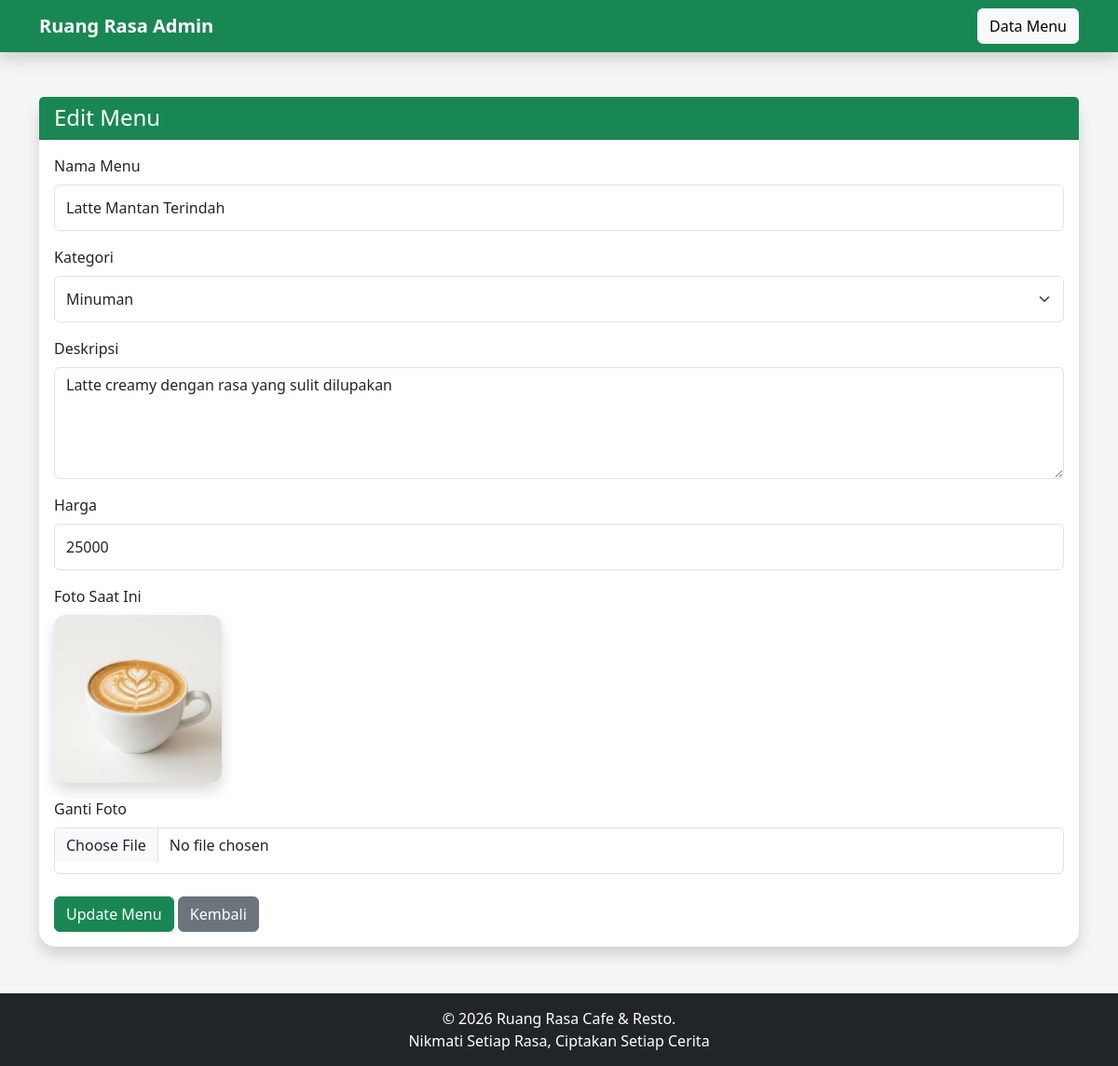
Page /edit_menu.php?id=2 (signed in) on the committed database.
### tables this page shows
CREATE TABLE `menu` (
  `id_menu` int(11) NOT NULL,
  `nama_menu` varchar(100) NOT NULL,
  `kategori` varchar(50) NOT NULL,
  `deskripsi` text DEFAULT NULL,
  `harga` int(11) NOT NULL,
  `foto` varchar(255) DEFAULT NULL
);

### edit_menu.php (the view, shortened to what this page needs)
<?php
include 'config/koneksi.php';
$id = $_GET['id'];
$query = mysqli_query(
    $koneksi,
    "SELECT * FROM menu WHERE id_menu='$id'"
);
$menu = mysqli_fetch_assoc($query);
?>
<!DOCTYPE html>
<html>
<head>
    <link
        href="https://cdn.jsdelivr.net/npm/bootstrap@5.3.3/dist/css/bootstrap.min.css"
        rel="stylesheet">
</head>
<body>
    <nav class="navbar navbar-expand-lg navbar-dark bg-success shadow">
        <div class="container">
            <a class="navbar-brand fw-bold" href="dashboard.php">
                Ruang Rasa Admin
            </a>
            <a href="data_menu.php" class="btn btn-light">
                Data Menu
            </a>
        </div>
    </nav>
    <div class="container mt-5">
        <div class="card shadow">
            <div class="card-header bg-success text-white">
                <h4 class="mb-0">
                    Edit Menu
                </h4>
            </div>
            <div class="card-body">
                <form
                    action="update_menu.php"
                    method="POST"
                    enctype="multipart/form-data">
                    <div class="mb-3">
                        <label class="form-label">
                            Nama Menu
                        </label>
                        <input
                            type="text"
                            name="nama_menu"
                            class="form-control"
                            value="<?php echo $menu['nama_menu']; ?>"
                            required>
                    </div>
                    <div class="mb-3">
                        <label class="form-label">
                            Kategori
                        </label>
                        <select
                            name="kategori"
                            class="form-select"
                            required>
                            <option value="Minuman"
                                <?php if ($menu['kategori'] == "Minuman") echo "selected"; ?>>
                                Minuman
                            </option>
                        </select>
                    </div>
                    <div class="mb-3">
                        <label class="form-label">
                            Deskripsi
                        </label>
                        <textarea
                            name="deskripsi"
                            class="form-control"
                            required><?php echo $menu['deskripsi']; ?></textarea>
                    </div>
                    <div class="mb-3">
                        <label class="form-label">
                            Harga
                        </label>
                        <input
                            type="number"
                            name="harga"
                            class="form-control"
                            value="<?php echo $menu['harga']; ?>"
                            required>
                    </div>
                    <div class="mb-3">
                        <label class="form-label">
                            Foto Saat Ini
                        </label>
                        <br>
                        <?php
                        if (!empty($menu['foto'])) {
                        ?>
                            <img
                                src="assets/images/<?php echo $menu['foto']; ?>"
                                class="preview-img shadow">
                        <?php
                        } else {
                        ?>
                            <img
                                src="assets/images/logo.jpeg"
                                class="preview-img shadow">
                        <?php
                        }
                        ?>
                    </div>
                    <div class="mb-4">
                        <label class="form-label">
                            Ganti Foto
                        </label>
                        <input
                            type="file"
                            name="foto"
                            class="form-control"
                            accept="image/*">
                    </div>
                    <button
                        type="submit"
                        class="btn btn-success">
                        Update Menu
                    </button>
                    <a
                        href="data_menu.php"
                        class="btn btn-secondary">
                        Kembali
                    </a>
                </form>
            </div>
        </div>
    </div>
    <div class="footer">
        &copy; <?php echo date("Y"); ?> Ruang Rasa Cafe & Resto.
        <br>
        Nikmati Setiap Rasa, Ciptakan Setiap Cerita
    </div>
</body>
</html>

### edit_menu.php (style rules this page uses)
body { background: #f5f5f5; }
.card { border: none; border-radius: 18px; }
.form-control, .form-select { height: 50px; }
textarea.form-control { height: 120px; }
.footer { margin-top: 50px; background: #212529; color: white; text-align: center; padding: 15px; }
.preview-img { width: 180px; height: 180px; object-fit: cover; border-radius: 12px; }

### rows in the picture
menu: nama_menu "Latte Mantan Terindah", kategori "Minuman", deskripsi "Latte creamy dengan rasa yang sulit dilupakan", harga "25000"
